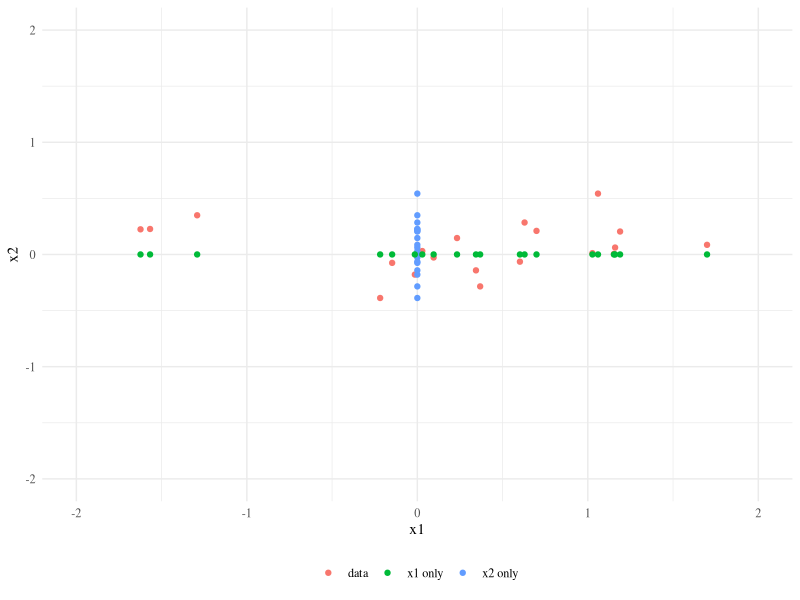
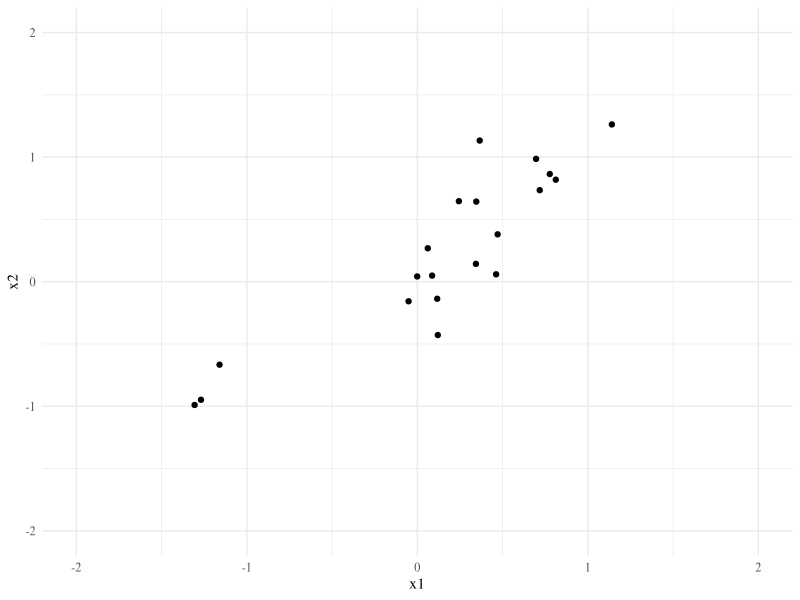
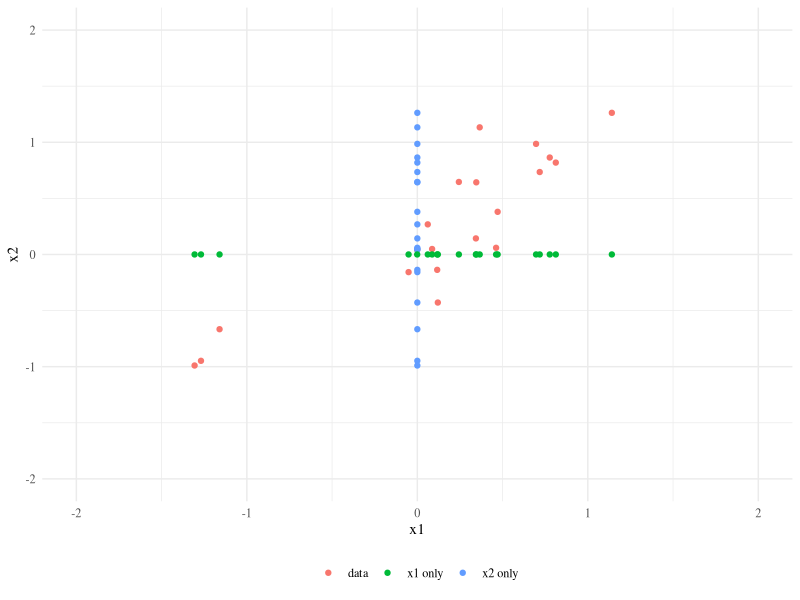
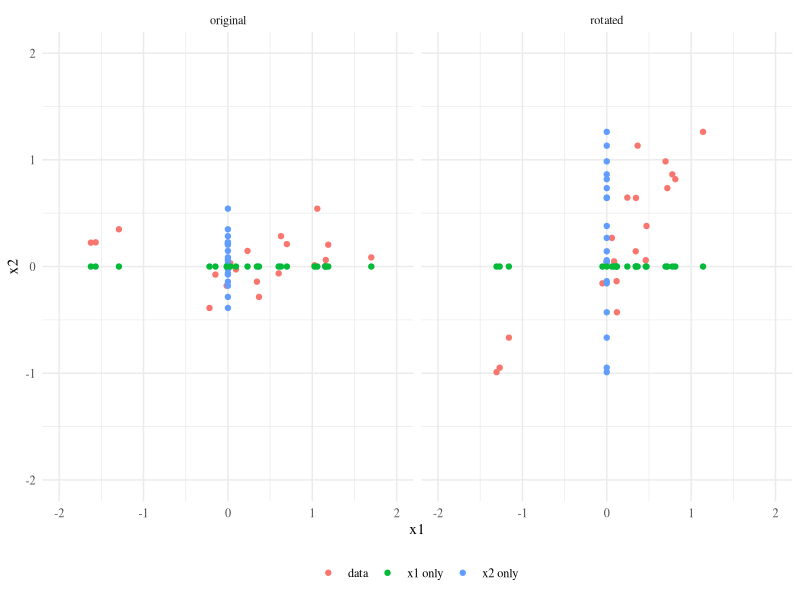
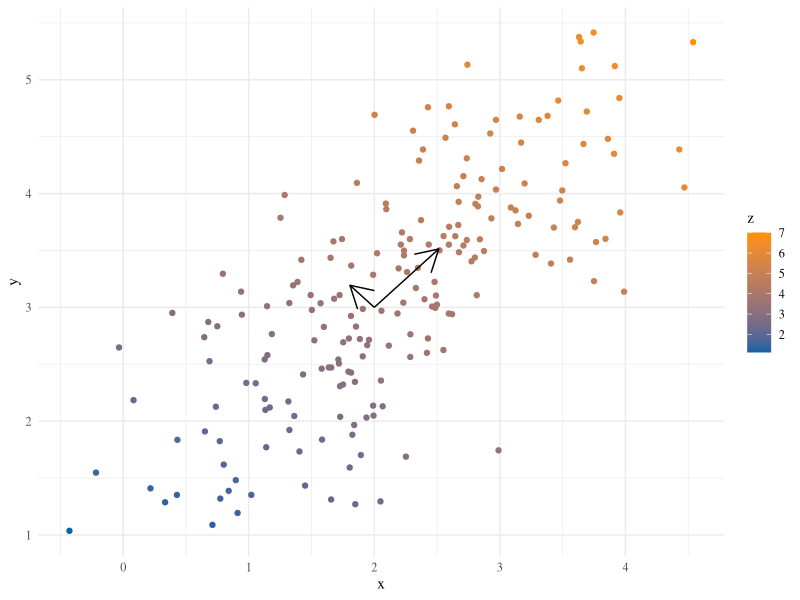
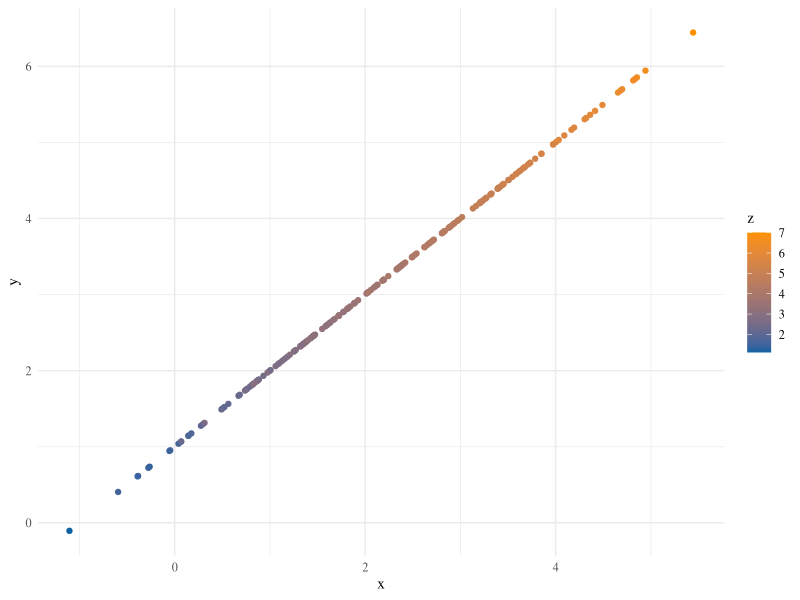
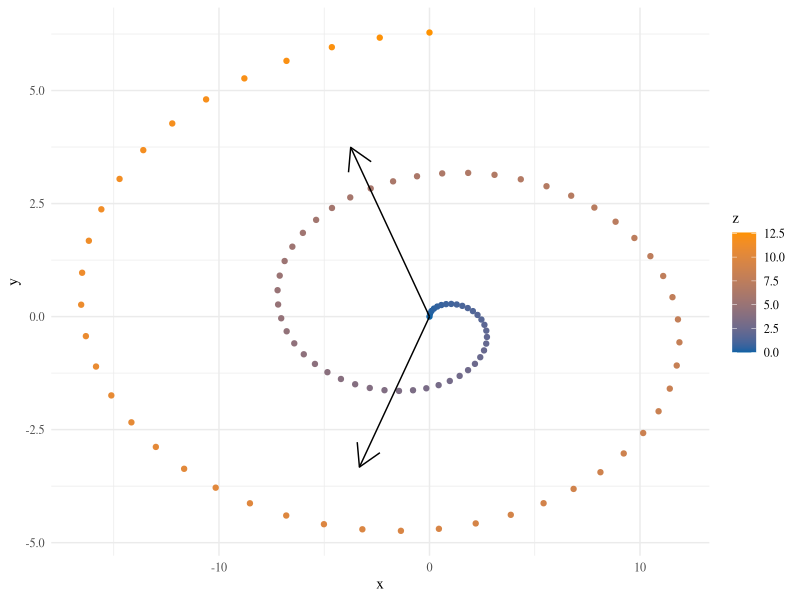
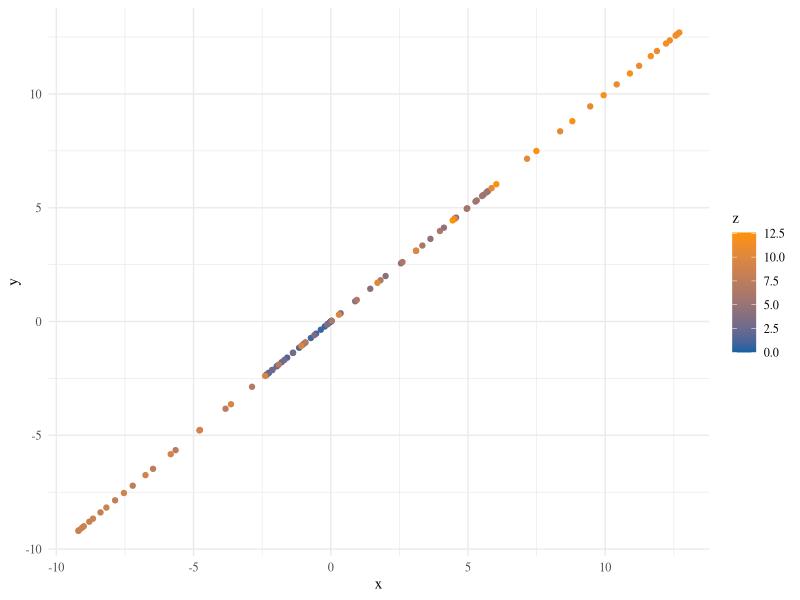

Here is the R script that generated these plots, in order: (Note: this script raises an error after producing the figures.)
## ---- chunk 1
library(knitr)
opts_chunk$set(message=FALSE, warning=FALSE, echo=FALSE,
               fig.align='center',fig.width=10,
               fig.height=6, cache=TRUE, autodep = TRUE)
library(tidyverse)
theme_set(theme_minimal(base_family="Times"))
green = '#00AF64'
blue = '#0B61A4'
red = '#FF4900'
orange = '#FF9200'
colvec = c(green,blue,red,orange)
## ---- chunk 2
df = data.frame(x=rep(rnorm(20,sd=1),3),y=rep(rnorm(20,sd=.2),3),
                lab = rep(c('data','x2 only','x1 only'),each=20))
df[21:40,1] = 0
df[41:60,2] = 0
ggplot(df,aes(x=x,y=y,color=lab)) + geom_point() + ylim(-2,2) + xlim(-2,2) +
  theme(legend.title = element_blank(), legend.position = 'bottom') +
  ylab('x2') + xlab('x1')
## ---- chunk 3
theta = -pi/4
R = matrix(c(cos(theta),sin(theta),-sin(theta),cos(theta)),2)
X = as.matrix(df[1:20,1:2]) %*% R
df2 = data.frame(x=rep(X[,1],3),y=rep(X[,2],3),
                lab = rep(c('data','x2 only','x1 only'),each=20))
df2[21:40,1] = 0
df2[41:60,2] = 0
df2 %>% filter(lab=='data') %>% 
  ggplot(aes(x=x,y=y)) + geom_point() + ylim(-2,2) + xlim(-2,2) +
  theme(legend.title = element_blank(), legend.position = 'bottom') +
  ylab('x2') + xlab('x1')
## ---- chunk 4
df2 %>% 
  ggplot(aes(x=x,y=y,color=lab)) + geom_point() + ylim(-2,2) + xlim(-2,2) +
  theme(legend.title = element_blank(), legend.position = 'bottom') +
  ylab('x2') + xlab('x1')
## ---- chunk 5
df3 = bind_rows(df,df2)
df3$version = rep(c('original','rotated'),each=60)
df3 %>% 
  ggplot(aes(x=x,y=y,color=lab)) + geom_point() + ylim(-2,2) + xlim(-2,2) +
  facet_grid(~version)+
  theme(legend.title = element_blank(), legend.position = 'bottom') +
  ylab('x2') + xlab('x1')
## ---- chunk 6
set.seed(12345)
library(mvtnorm)
m = c(2,3)
covmat = matrix(c(1,.75,.75,1),2)
ee = eigen(covmat)
x = rmvnorm(200, m, covmat)
z = apply(x, 1, function(x) sqrt(sum(x^2)))
df = data.frame(x=x[,1], y=x[,2], z=z)
ss = sqrt(ee$values)
df_arrows = data.frame(x1 = m[1], y1 = m[2],
                       x2 = m[1] + ee$vectors[1,]*ss/sum(ss),
                       y2 = m[2] + ee$vectors[2,]*ss/sum(ss))
g <- ggplot(df) + geom_point(aes(x=x,y=y,col=z)) + theme_minimal(base_family = 'serif')
g + scale_color_gradient(low=blue, high=orange) + 
  geom_segment(aes(x=x1,y=y1,xend=x2,yend=y2), data=df_arrows, arrow=arrow())
## ---- chunk 7
xx = scale(x, center=m, scale=FALSE) %*% ee$vectors[,1]
df2 = data.frame(x=xx + m[1], y=xx + m[2], z=z)
g <- ggplot(df2) + geom_point(aes(x=x,y=y,col=z)) + theme_minimal(base_family = 'serif')
g + scale_color_gradient(low=blue, high=orange)
## ---- chunk 8
tt = seq(0,4*pi,length=100)
df_spiral = data.frame(x = 3/2*tt*sin(tt), y = 0.5*tt*cos(tt), z=tt)
ee = eigen(crossprod(scale(as.matrix(df_spiral[,1:2]))))
ss = sqrt(ee$values)
df_arrows = data.frame(x1 = 0, y1 = 0,
                       x2 =  ee$vectors[1,]*ss/sum(ss)*10,
                       y2 =  ee$vectors[2,]*ss/sum(ss)*10)
g1 <- ggplot(df_spiral) + geom_point(aes(x=x,y=y,col=z)) + 
  scale_color_gradient(low=blue, high=orange) + 
  geom_segment(aes(x=x1,y=y1,xend=x2,yend=y2), data=df_arrows, arrow=arrow())
g1
## ---- chunk 9
xx = as.matrix(df_spiral[,1:2]) %*% ee$vectors[,1]
df_spiral2 = data.frame(x=xx, y=xx, z=tt)
g <- ggplot(df_spiral2) + geom_point(aes(x=x,y=y,col=z)) + 
  theme_minimal(base_family = 'serif')
g + scale_color_gradient(low=blue, high=orange)
## ---- chunk 10
n = nrow(df_spiral)
I_M = (diag(n) - tcrossprod(rep(1,n))/n)
kp = (tcrossprod(as.matrix(df_spiral[,1:2])) + 1)^2
Kp = I_M %*% kp %*% I_M
Ep = eigen(Kp, symmetric = TRUE)
polydf = data_frame(
  x=Ep$vectors[,1]*Ep$values[1],
  y=Ep$vectors[,2]*Ep$values[2],
  z = df_spiral$z)
kg = exp(-as.matrix(dist(df_spiral[,1:2]))^2 / 10)
Kg = I_M %*% kg %*% I_M
Eg = eigen(Kg, symmetric = TRUE)
gaussdf = data_frame(
  x=Eg$vectors[,1]*Eg$values[1],
  y=Eg$vectors[,2]*Eg$values[2],
  z = df_spiral$z)
dfkern = bind_rows(df_spiral, df_spiral2, polydf, gaussdf)
dfkern$method = rep(c('data','pca','KPCA poly(2)', 'KPCA gauss(100)'), each=n)
dfkern %>% 
  ggplot(aes(x=x,y=y,color=z)) + geom_point() + 
  facet_wrap(~method,scales = 'free', nrow=2) +
  scale_color_gradient(low=blue, high=orange)
## ---- chunk 11
quad <- function(x) x^2
ggplot(data.frame(x=c(-1,1)), aes(x)) + stat_function(fun=quad, color=blue) +
  geom_abline(slope = 1, intercept = -.25, color=red)
## ---- chunk 12
Delta = as.matrix(dist(df_spiral[,1:2]))
df_Delta = gather(as.data.frame(Delta),key='y')
df_Delta$x = rep(1:n,n)/n
df_Delta = mutate(df_Delta, y= as.numeric(y)/n)
g2 <- ggplot(df_Delta,aes(x=x,y=y,fill=value)) + geom_raster() + 
  scale_fill_gradient(low=blue, high=orange)
gridExtra::grid.arrange(g1,g2,nrow=1)
## ---- chunk 13
K = exp(-Delta^2/.95)
df_K = gather(as.data.frame(K),key='y')
df_K$x = rep(1:n,n)/n
df_K = mutate(df_K, y= as.numeric(y)/n)
g3 <- ggplot(df_K,aes(x=x,y=y,fill=value)) + geom_raster() + 
  scale_fill_gradient(low=blue, high=orange)
gridExtra::grid.arrange(g2,g3,nrow=1)
## ---- chunk 14
L = diag(n) - diag(1/rowSums(K)) %*% K
df_L = gather(as.data.frame(L),key='y')
df_L$x = rep(1:n,n)/n
df_L = mutate(df_L, y= as.numeric(y)/n)
g4 <- ggplot(df_L,aes(x=x,y=y,fill=value)) + geom_raster() + 
  scale_fill_gradient(low=blue, high=orange)
gridExtra::grid.arrange(g3,g4,nrow=1)
## ---- chunk 15
include_graphics("gfx/diffuse.jpg")
## ---- chunk 16
include_graphics("gfx/spiralcoord.jpg")
## ---- chunk 17
include_graphics("gfx/swissRoll.png")
## ---- chunk 18
tt = -100:500/100
elephant <- function(tt,eye=TRUE){
  x = 12*cos(3*tt) - 14*cos(5*tt) + 50*sin(tt) + 18*sin(2*tt)
  y = -30*sin(tt) + 8*sin(2*tt) - 10*sin(3*tt) - 60*cos(tt)
  if(eye) return(data.frame(y=c(y,20),x=c(-x,20)))
  else return(data.frame(y=y,x=-x))
}
ele = elephant(tt)
ele$tt = c(tt,-2)
ggplot(ele, aes(x=y,y=x,col=tt)) + geom_point() + theme_minimal(base_family = 'serif') +
  scale_color_gradient(low=blue, high=orange)
## ---- chunk 19
n = 250
tt = runif(n,-1,5)
dele = elephant(tt,FALSE)+rnorm(n,0,2)
dele$tt = tt
ggplot(dele, aes(x=y,y=x,col=tt)) + geom_point() + theme_minimal(base_family = 'serif') +
  scale_color_gradient(low=blue, high=orange)
X = as.matrix(dele[,1:2])
## ---- chunk 20
Xbar = colMeans(X)
Xc = scale(X, center=Xbar, scale=FALSE) ## Decided not to scale
ee = eigen(tcrossprod(Xc))
Xhat = ee$vectors[,1] * sqrt(ee$values[1])
df_to_plot = data.frame(x=Xhat+Xbar[1], y=Xhat+Xbar[2], z=tt)
ggplot(df_to_plot, aes(x=y,y=x,col=tt)) + geom_point() + 
  theme_minimal(base_family = 'serif') +
  scale_color_gradient(low=blue, high=orange)
## ---- chunk 21
select = sample.int(nrow(X), floor(nrow(X)/2))
Xsmall = X[select,]
Xrest = X[-select,]
Xbarsmall = colMeans(Xsmall)
Xcsmall = scale(Xsmall, center=Xbar, scale=FALSE) ## Decided not to scale
ee = eigen(tcrossprod(Xcsmall))
L21 = tcrossprod(scale(Xrest, center=Xbarsmall, scale=FALSE), Xcsmall)
Xhat = c(ee$vectors[,1], L21 %*% ee$vectors[,1]/ee$values[1]) * sqrt(ee$values[1])
df_to_plot = data.frame(x=Xhat+Xbarsmall[1], y=Xhat+Xbarsmall[2], z=tt)
ggplot(df_to_plot, aes(x=y,y=x,col=tt)) + geom_point() + 
  theme_minimal(base_family = 'serif') +
  scale_color_gradient(low=blue, high=orange)
## ---- chunk 22
Dmat = as.matrix(dist(Xc))^2
K = exp(-Dmat/150) ## Why 150??
K[K<.1] = 0 ## sometimes this helps
L = diag(nrow(K)) - diag(1/rowSums(K)) %*% K
ee = eigen(L)
tail(ee$values,10)
last = which.min(ee$values[ee$values>1e-12])
Xhat = ee$vectors[,last] / ee$values[last]
df_to_plot = data.frame(x=Xhat+Xbar[1], y=Xhat+Xbar[2], z=tt)
ggplot(df_to_plot, aes(x=x,y=y,col=tt)) + geom_point() + 
  theme_minimal(base_family = 'serif') +
  scale_color_gradient(low=blue, high=orange)
## ---- chunk 23
Ks = K[select,select]
ls = length(select)
Ls = diag(ls) - diag(1/rowSums(Ks)) %*% Ks
ee = eigen(Ls)
ee$values = Re(ee$values) ##!
ee$vectors = Re(ee$vectors)
tail(ee$values)
last = which.min(ee$values[ee$values>1e-12])
L21 = L[-select,select]
Xhat = c(ee$vectors[,last], L21 %*% ee$vectors[,last]/ee$values[last]) / ee$values[last]
df_to_plot = data.frame(x=Xhat+Xbar[1], y=Xhat+Xbar[2], z=tt)
ggplot(df_to_plot, aes(x=y,y=x,col=tt)) + geom_point() + 
  theme_minimal(base_family = 'serif') +
  scale_color_gradient(low=blue, high=orange)
## ---- chunk 24
set.seed(12345)
library(mvtnorm)
X1 = rmvnorm(30,c(-1,2),sigma=matrix(c(1,.5,.5,1),2))
X2 = rmvnorm(20,c(2,-1),sigma=matrix(c(1.5,.5,.5,1.5),2))
clust_raw = rbind(X1,X2)
clust = tibble(x=clust_raw[,1],y=clust_raw[,2],
               true = as.factor(rep(c(1,2), times=c(30,20))))
clust %>% ggplot(aes(x=x,y=y,color=true)) + geom_point() +
  theme(legend.position = 'none')
## ---- chunk 25
K = 2:40
all_clusters <- lapply(K, FUN = function(x){
  out = kmeans(clust_raw,x)
  list(assignments = out$cluster, withinss = out$tot.withinss,
              betweenss = out$betweenss)
})
all_assignments = sapply(all_clusters, FUN = function(x) as.factor(x$assignments))
summaries = sapply(all_clusters, FUN = function(x) c(x$withinss, x$betweenss))
summaries = tibble('within'=summaries[1,],'between'=summaries[2,],'K'=K) %>% 
  mutate(CH = (between/(K-1))/(within/(50-K)))
summaries %>% gather(key='key',value='value',-K) %>%
  ggplot(aes(K,value)) + geom_line(color=blue) + facet_wrap(~key,ncol=3,scales='free_y') 
## ---- chunk 26
all_assignments = all_assignments %>% as_tibble()
names(all_assignments) = paste0('K=',K)
small_assignments = all_assignments[,c(1,2,4,9,14,19,29,39)]
bind_cols(small_assignments, clust) %>% 
  gather(key='key',value='value',-x,-y) %>%
  ggplot(aes(x,y,color=value)) + geom_point() + facet_wrap(~key) +
  theme(legend.position = 'none')
## ---- chunk 27
set.seed(1)
x1 = runif(7)
x1[1:3] = x1[1:3] + 1
x2 = runif(7,0,2)
tiny = tibble(x1=x1,x2=x2) %>% arrange(x2)
tiny$true = factor(c(2,2,2,1,1,1,1))
g <- ggplot(tiny, aes(x=x1,y=x2)) + geom_point(aes(color=true)) + 
   theme(legend.position = 'none')
g + geom_text(label=1:7,nudge_x =.1,nudge_y = .1)
## ---- chunk 28
seg = function(a,b){
  o = bind_cols(tiny[a,1:2],tiny[b,1:2])
  names(o) = c('x','y','xend','yend')
  o
}
g + geom_segment(aes(x=x,y=y,xend=xend,yend=yend),data = seg(3,4))
## ---- chunk 29
g + geom_segment(aes(x=x,y=y,xend=xend,yend=yend),data = seg(2,5))
## ---- chunk 30
g + geom_segment(aes(x=x,y=y,xend=xend,yend=yend),
                 data = seg(rep(1:3,times=4),rep(4:7,each=3)))
## ---- chunk 31
tf = tiny %>% group_by(true) %>% summarize(mx = mean(x1), my = mean(x2)) 
tff = bind_cols(tf[1,2:3],tf[2,2:3])
names(tff) = c('x','y','xend','yend')
g + geom_segment(aes(x=x,y=y,xend=xend,yend=yend),data = tff) + 
  geom_point(data=tf, aes(x=mx,y=my,color=true), shape=1,size=5)
## ---- chunk 32
tt = seq(0,2*pi,len=50)
tt2 = seq(0,2*pi,len=75)
c1 = data.frame(x=cos(tt),y=sin(tt),grp=1)
c2 = data.frame(x=1.5*cos(tt2),y=1.5*sin(tt2),grp=2)
circles = bind_rows(c1,c2)
ggplot(circles,aes(x=x,y=y,color=as.factor(grp))) + geom_point() + 
  theme(legend.position = 'none')
